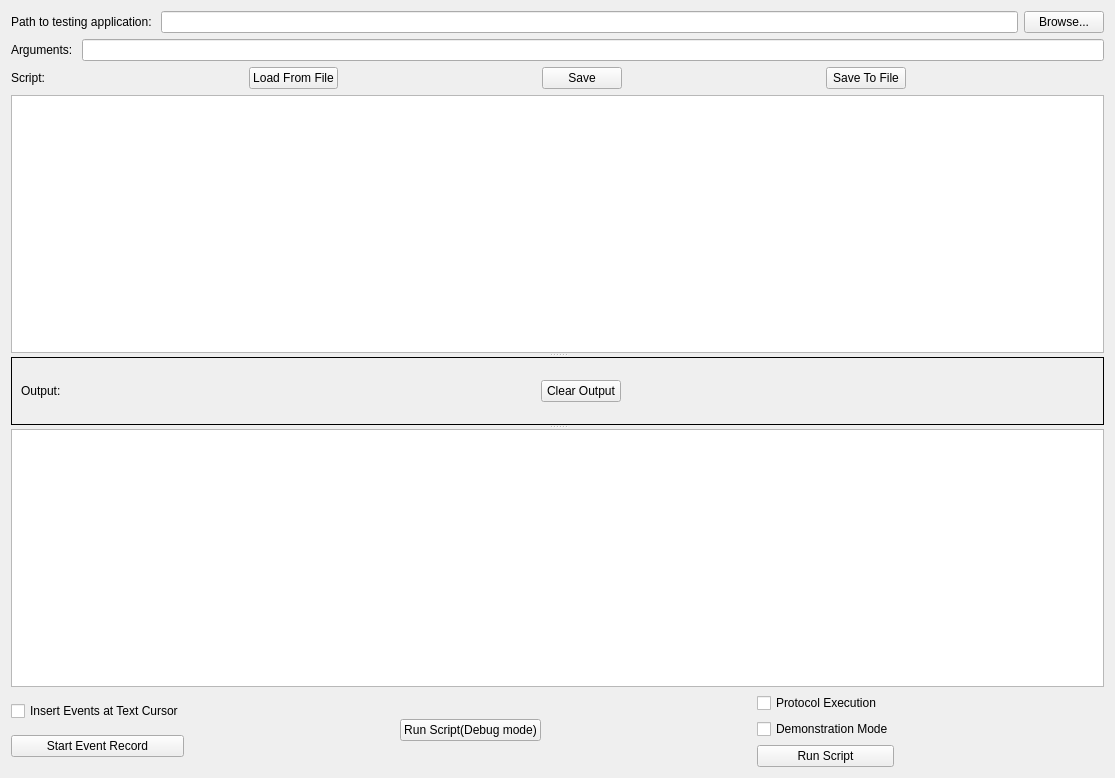
<?xml version="1.0" encoding="UTF-8"?>
<ui version="4.0">
 <class>QtMonkeyMainWin</class>
 <widget class="QWidget" name="QtMonkeyMainWin">
  <property name="geometry">
   <rect>
    <x>0</x>
    <y>0</y>
    <width>1115</width>
    <height>778</height>
   </rect>
  </property>
  <property name="windowTitle">
   <string>QtMonkey</string>
  </property>
  <layout class="QVBoxLayout">
   <item>
    <layout class="QHBoxLayout">
     <item>
      <widget class="QLabel" name="label">
       <property name="sizePolicy">
        <sizepolicy hsizetype="Minimum" vsizetype="Preferred">
         <horstretch>0</horstretch>
         <verstretch>0</verstretch>
        </sizepolicy>
       </property>
       <property name="text">
        <string>Path to testing application: </string>
       </property>
      </widget>
     </item>
     <item>
      <widget class="QLineEdit" name="leTestApp_">
       <property name="sizePolicy">
        <sizepolicy hsizetype="Expanding" vsizetype="Fixed">
         <horstretch>0</horstretch>
         <verstretch>0</verstretch>
        </sizepolicy>
       </property>
      </widget>
     </item>
     <item>
      <widget class="QPushButton" name="pbBrowse_">
       <property name="text">
        <string>Browse...</string>
       </property>
      </widget>
     </item>
    </layout>
   </item>
   <item>
    <layout class="QHBoxLayout">
     <item>
      <widget class="QLabel" name="label_4">
       <property name="text">
        <string>Arguments: </string>
       </property>
      </widget>
     </item>
     <item>
      <widget class="QLineEdit" name="leTestAppArgs_"/>
     </item>
    </layout>
   </item>
   <item>
    <layout class="QHBoxLayout">
     <item>
      <widget class="QLabel" name="label_2">
       <property name="text">
        <string>Script:</string>
       </property>
      </widget>
     </item>
     <item>
      <spacer>
       <property name="orientation">
        <enum>Qt::Horizontal</enum>
       </property>
       <property name="sizeHint" stdset="0">
        <size>
         <width>40</width>
         <height>20</height>
        </size>
       </property>
      </spacer>
     </item>
     <item>
      <widget class="QPushButton" name="pbLoadScriptFromFile_">
       <property name="text">
        <string>Load From File</string>
       </property>
      </widget>
     </item>
     <item>
      <spacer name="horizontalSpacer">
       <property name="orientation">
        <enum>Qt::Horizontal</enum>
       </property>
       <property name="sizeHint" stdset="0">
        <size>
         <width>40</width>
         <height>20</height>
        </size>
       </property>
      </spacer>
     </item>
     <item>
      <widget class="QPushButton" name="pbSaveScript_">
       <property name="text">
        <string>Save</string>
       </property>
      </widget>
     </item>
     <item>
      <spacer>
       <property name="orientation">
        <enum>Qt::Horizontal</enum>
       </property>
       <property name="sizeHint" stdset="0">
        <size>
         <width>40</width>
         <height>20</height>
        </size>
       </property>
      </spacer>
     </item>
     <item>
      <widget class="QPushButton" name="pbSaveScriptToFile_">
       <property name="text">
        <string>Save To File</string>
       </property>
      </widget>
     </item>
     <item>
      <spacer>
       <property name="orientation">
        <enum>Qt::Horizontal</enum>
       </property>
       <property name="sizeHint" stdset="0">
        <size>
         <width>40</width>
         <height>20</height>
        </size>
       </property>
      </spacer>
     </item>
    </layout>
   </item>
   <item>
    <widget class="QSplitter" name="outputWindowsSplitter_">
     <property name="orientation">
      <enum>Qt::Vertical</enum>
     </property>
     <widget class="QTextEdit" name="teScriptEdit_">
      <property name="lineWrapMode">
       <enum>QTextEdit::NoWrap</enum>
      </property>
     </widget>
     <widget class="QFrame" name="outputCtrlFrame_">
      <property name="sizePolicy">
       <sizepolicy hsizetype="Preferred" vsizetype="Fixed">
        <horstretch>0</horstretch>
        <verstretch>0</verstretch>
       </sizepolicy>
      </property>
      <property name="maximumSize">
       <size>
        <width>16777215</width>
        <height>100</height>
       </size>
      </property>
      <property name="frameShape">
       <enum>QFrame::Panel</enum>
      </property>
      <property name="frameShadow">
       <enum>QFrame::Plain</enum>
      </property>
      <layout class="QVBoxLayout">
       <item>
        <layout class="QHBoxLayout">
         <item>
          <widget class="QLabel" name="label_3">
           <property name="sizePolicy">
            <sizepolicy hsizetype="Preferred" vsizetype="Fixed">
             <horstretch>0</horstretch>
             <verstretch>0</verstretch>
            </sizepolicy>
           </property>
           <property name="text">
            <string>Output:</string>
           </property>
          </widget>
         </item>
         <item>
          <spacer>
           <property name="orientation">
            <enum>Qt::Horizontal</enum>
           </property>
           <property name="sizeHint" stdset="0">
            <size>
             <width>40</width>
             <height>20</height>
            </size>
           </property>
          </spacer>
         </item>
         <item>
          <widget class="QPushButton" name="pbClearLog_">
           <property name="text">
            <string>Clear Output</string>
           </property>
          </widget>
         </item>
         <item>
          <spacer>
           <property name="orientation">
            <enum>Qt::Horizontal</enum>
           </property>
           <property name="sizeHint" stdset="0">
            <size>
             <width>321</width>
             <height>30</height>
            </size>
           </property>
          </spacer>
         </item>
        </layout>
       </item>
      </layout>
     </widget>
     <widget class="QTextEdit" name="teLog_">
      <property name="readOnly">
       <bool>true</bool>
      </property>
     </widget>
    </widget>
   </item>
   <item>
    <layout class="QHBoxLayout">
     <item>
      <layout class="QVBoxLayout">
       <item>
        <widget class="QCheckBox" name="cbInsertEventsAtCursor_">
         <property name="text">
          <string>Insert Events at Text Cursor</string>
         </property>
        </widget>
       </item>
       <item>
        <widget class="QPushButton" name="pbStartRecording_">
         <property name="text">
          <string>Start Event Record</string>
         </property>
        </widget>
       </item>
      </layout>
     </item>
     <item>
      <spacer>
       <property name="orientation">
        <enum>Qt::Horizontal</enum>
       </property>
       <property name="sizeHint" stdset="0">
        <size>
         <width>40</width>
         <height>20</height>
        </size>
       </property>
      </spacer>
     </item>
     <item>
      <widget class="QPushButton" name="pbRunScriptDebug_">
       <property name="text">
        <string>Run Script(Debug mode)</string>
       </property>
      </widget>
     </item>
     <item>
      <spacer>
       <property name="orientation">
        <enum>Qt::Horizontal</enum>
       </property>
       <property name="sizeHint" stdset="0">
        <size>
         <width>40</width>
         <height>20</height>
        </size>
       </property>
      </spacer>
     </item>
     <item>
      <layout class="QVBoxLayout">
       <item>
        <widget class="QCheckBox" name="cbProtocolRunning_">
         <property name="text">
          <string>Protocol Execution</string>
         </property>
        </widget>
       </item>
       <item>
        <widget class="QCheckBox" name="cbDemonstrationMode_">
         <property name="text">
          <string>Demonstration Mode</string>
         </property>
        </widget>
       </item>
       <item>
        <widget class="QPushButton" name="pbRunScript_">
         <property name="text">
          <string>Run Script</string>
         </property>
        </widget>
       </item>
      </layout>
     </item>
     <item>
      <spacer>
       <property name="orientation">
        <enum>Qt::Horizontal</enum>
       </property>
       <property name="sizeHint" stdset="0">
        <size>
         <width>40</width>
         <height>20</height>
        </size>
       </property>
      </spacer>
     </item>
    </layout>
   </item>
  </layout>
 </widget>
 <resources/>
 <connections/>
</ui>
